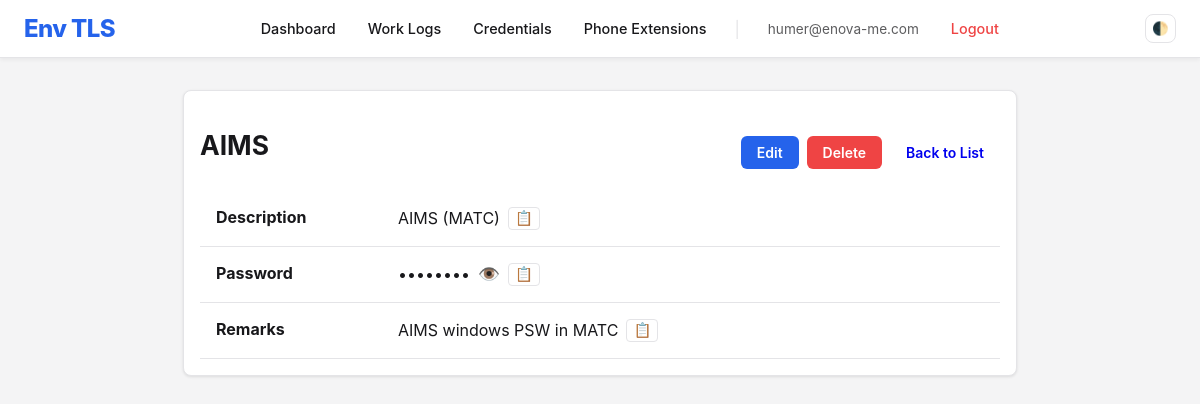
/credentials/162/ (signed in), run on an earlier commit of the app's database.
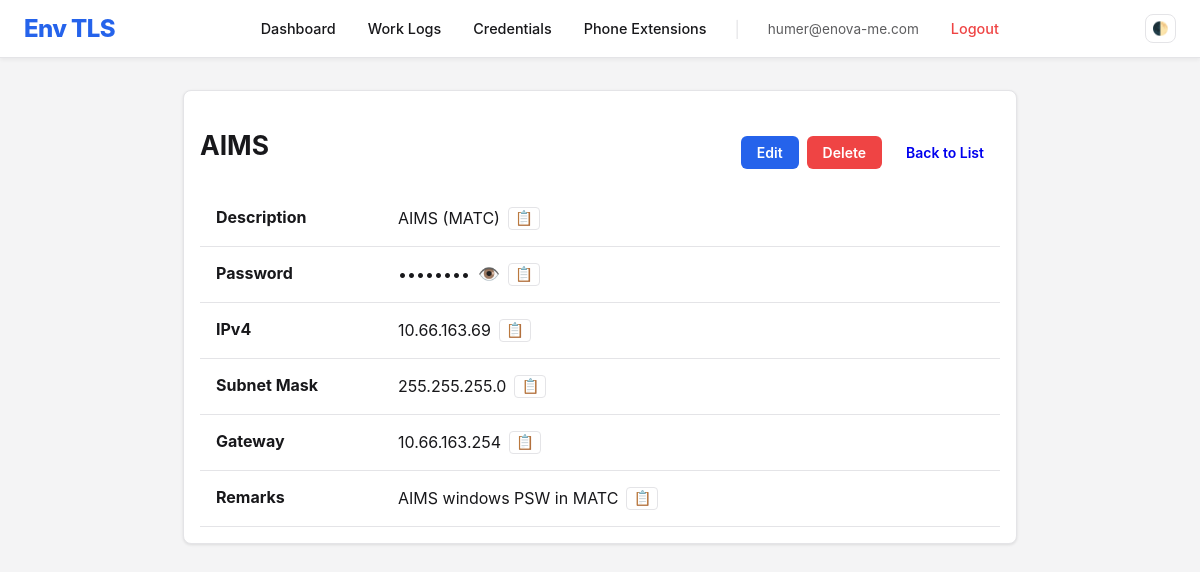
And on a later commit of the database.
### credential_manager/models.py (models this page shows, shortened)
class Credential(models.Model):
    system = models.ForeignKey(System, on_delete=models.CASCADE)
    location = models.ForeignKey(Location, on_delete=models.SET_NULL, null=True, blank=True)
    description = models.CharField(max_length=255)
    username = models.CharField(max_length=200, blank=True, null=True)
    password = models.CharField(max_length=200, blank=True, null=True)
    ipv4 = models.GenericIPAddressField(protocol='IPv4', blank=True, null=True, verbose_name="IPv4")
    subnet_mask = models.GenericIPAddressField(protocol='IPv4', blank=True, null=True)
    gateway = models.GenericIPAddressField(protocol='IPv4', blank=True, null=True)
    remarks = models.TextField(blank=True, null=True)
    created = models.DateTimeField(auto_now_add=True)
    updated = models.DateTimeField(auto_now=True)
    image = models.ImageField(upload_to='credentials/', blank=True, null=True)

class System(models.Model):
    name = models.CharField(max_length=200, unique=True)
    created = models.DateTimeField(auto_now_add=True)
    def __str__(self):
        return self.name

### credential_manager/views.py (the view)
# urls.py: path('<int:pk>/', views.CredentialDetailView.as_view(), name='credential_detail'),
class CredentialDetailView(LoginRequiredMixin, DetailView):
    model = Credential
    template_name = 'credential_manager/credential_detail.html'

### credential_manager/templates/credential_manager/credential_detail.html (shortened to what this page needs)
{% extends 'base.html' %} {% block title %}Credential Details | Env TLS{% endblock %}
{% block content %}
<div class="card" style="max-width: 800px; margin: 0 auto;">
    <div class="card-header">
        <h2>{{ object.system }}</h2>
        <div class="card-actions">
            <a href="{% url 'credential_update' object.pk %}" class="btn btn-primary">Edit</a>
            <a href="{% url 'credential_delete' object.pk %}" class="btn btn-danger">Delete</a>
            <a href="{% url 'credential_list' %}" class="btn">Back to List</a>
        </div>
    </div>
    <div class="card-body">
        <table class="detail-table">
            {% if object.description %}
            <tr>
                <th>Description</th>
                <td>
                    <span>{{ object.description }}</span>
                    <button class="copy-btn" onclick="copyToClipboard('{{ object.description|escapejs }}')">📋</button>
                </td>
            </tr>
            {% endif %}
            {% if object.password %}
            <tr>
                <th>Password</th>
                <td>
                    <span class="password-field" id="detail-pass" data-pass="{{ object.password }}">••••••••</span>
                    <button class="btn-icon" onclick="toggleDetailPassword()">👁️</button>
                    <button class="copy-btn" onclick="copyToClipboard('{{ object.password|escapejs }}')">📋</button>
                </td>
            </tr>
            {% endif %}
            {% if object.ipv4 %}
            <tr>
                <th>IPv4</th>
                <td>
                    <span>{{ object.ipv4 }}</span>
                    <button class="copy-btn" onclick="copyToClipboard('{{ object.ipv4|escapejs }}')">📋</button>
                </td>
            </tr>
            {% endif %}
            {% if object.subnet_mask %}
            <tr>
                <th>Subnet Mask</th>
                <td>
                    <span>{{ object.subnet_mask }}</span>
                    <button class="copy-btn" onclick="copyToClipboard('{{ object.subnet_mask|escapejs }}')">📋</button>
                </td>
            </tr>
            {% endif %}
            {% if object.gateway %}
            <tr>
                <th>Gateway</th>
                <td>
                    <span>{{ object.gateway }}</span>
                    <button class="copy-btn" onclick="copyToClipboard('{{ object.gateway|escapejs }}')">📋</button>
                </td>
            </tr>
            {% endif %}
            {% if object.remarks %}
            <tr>
                <th>Remarks</th>
                <td>
                    <pre style="white-space: pre-wrap; font-family: inherit; margin: 0;">{{ object.remarks }}</pre>
                    <button class="copy-btn" onclick="copyToClipboard('{{ object.remarks|escapejs }}')">📋</button>
                </td>
            </tr>
            {% endif %}
        </table>
    </div>
</div>
{% endblock %}

### templates/base.html (shortened to what this page needs)
<!DOCTYPE html>
<html lang="en">
  <head>
  </head>
  <body>
    <nav class="navbar">
      <a href="{% url 'dashboard' %}" class="navbar-brand">Env TLS</a>
      <div class="nav-menu" id="navMenu">
        {% if user.is_authenticated %}
        <a href="{% url 'dashboard' %}" class="nav-link">Dashboard</a>
        <a href="{% url 'worklog_list' %}" class="nav-link">Work Logs</a>
        <a href="{% url 'credential_list' %}" class="nav-link">Credentials</a>
        <a href="{% url 'phone_extension_list' %}" class="nav-link"
          >Phone Extensions</a
        >
        <span
          class="nav-divider"
          style="margin: 0 0.5rem; color: var(--border-color)"
          >|</span
        >
        <span style="font-size: 0.85rem; opacity: 0.7; padding: 0.5rem 0.75rem"
          >{{ user.username }}</span
        >
        <a
          href="{% url 'logout' %}"
          class="nav-link"
          style="color: var(--danger-color)"
          >Logout</a
        >
        {% else %}
        <a href="{% url 'login' %}" class="nav-link">Login</a>
        {% endif %}
      </div>
      <div style="display: flex; align-items: center; gap: 0.75rem">
        <button
          class="theme-toggle"
          onclick="toggleTheme()"
          title="Toggle Dark Mode"
        >
          🌓
        </button>
      </div>
    </nav>
    <div class="container">{% block content %} {% endblock %}</div>
  </body>
</html>

### templates/base.html (style rules this page uses)
:root { --bg-color: #f4f4f5; --text-color: #18181b; --card-bg: #ffffff; --border-color: #e4e4e7; --primary-color: #2563eb; --primary-hover: #1d4ed8; --danger-color: #ef4444; }
body { font-family: -apple-system, BlinkMacSystemFont, "Segoe UI", Roboto, "Helvetica Neue", Arial, sans-serif; background-color: var(--bg-color); color: var(--text-color); margin: 0; padding: 0; transition: background-color 0.3s, color 0.3s; }
.navbar { background-color: var(--card-bg); border-bottom: 1px solid var(--border-color); padding: 0.75rem 1.5rem; display: flex; justify-content: space-between; align-items: center; position: sticky; top: 0; z-index: 1000; box-shadow: 0 2px 4px rgba(0, 0, 0, 0.05); }
.navbar-brand { font-size: 1.5rem; font-weight: 800; text-decoration: none; color: var(--primary-color); letter-spacing: -0.025em; }
.nav-menu { display: flex; align-items: center; gap: 0.5rem; }
.nav-link { text-decoration: none; color: var(--text-color); padding: 0.5rem 0.75rem; font-weight: 500; border-radius: 0.5rem; transition: all 0.2s; font-size: 0.9rem; }
.container { max-width: 1200px; margin: 2rem auto; padding: 0 1rem; }
.btn { display: inline-block; padding: 0.5rem 1rem; border-radius: 0.375rem; text-decoration: none; cursor: pointer; border: none; font-size: 0.875rem; font-weight: 600; transition: background-color 0.2s; }
.btn-primary { background-color: var(--primary-color); color: white; }
.btn-danger { background-color: var(--danger-color); color: white; }
.theme-toggle { cursor: pointer; background: none; border: 1px solid var(--border-color); color: var(--text-color); padding: 0.4rem; border-radius: 0.5rem; display: flex; align-items: center; justify-content: center; transition: all 0.2s; }
.card { background-color: var(--card-bg); border: 1px solid var(--border-color); border-radius: 0.5rem; padding: 1rem; box-shadow: 0 1px 3px 0 rgba(0, 0, 0, 0.1); }
.card-header { font-weight: bold; margin-bottom: 0.5rem; font-size: 1.1rem; display: flex; justify-content: space-between; align-items: center; }
.card-actions { margin-top: 1rem; display: flex; gap: 0.5rem; }
table { width: 100%; border-collapse: collapse; }
th, td { text-align: left; padding: 0.75rem; border-bottom: 1px solid var(--border-color); }

### credential_manager/templates/credential_manager/credential_detail.html (style rules this page uses)
.detail-table { width: 100%; border-collapse: collapse; }
.detail-table th { width: 150px; text-align: left; padding: 1rem; border-bottom: 1px solid var(--border-color); vertical-align: top; }
.detail-table td { padding: 1rem; border-bottom: 1px solid var(--border-color); display: flex; align-items: center; gap: 0.5rem; flex-wrap: wrap; }
.copy-btn { background: none; border: 1px solid var(--border-color); border-radius: 4px; cursor: pointer; padding: 2px 6px; font-size: 0.9rem; }
.btn-icon { background: none; border: none; cursor: pointer; font-size: 1.1rem; padding: 0; color: var(--text-color); }

What changed in the data, as far as the page shows it:
changed Credential "AIMS (MATC)": ipv4 (not shown) → "10.66.163.69"; subnet_mask (not shown) → "255.255.255.0"; gateway (not shown) → "10.66.163.254"
Also different on the page:
text now shown: "IPv4 📋 Subnet Mask 📋 Gateway 📋"
